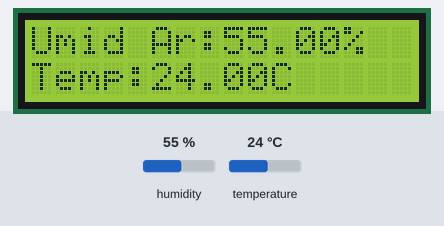
The sketch below on a simulated Arduino Uno, built with avr-gcc and run on an emulated ATmega328P. Parts: 16×2 character LCD. Inputs (shaded band) come from the test bench; at power-on: humidity 55 %, temperature 24 °C.

Above: at 5.2 s.
5.3 s: humidity set to 22 %
At 6.8 s:
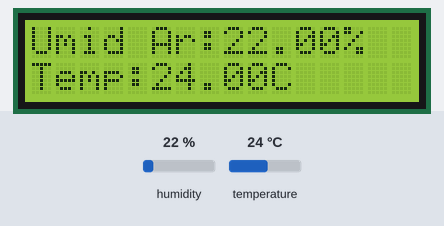
8.0 s: temperature set to 12 °C
At 8.5 s:
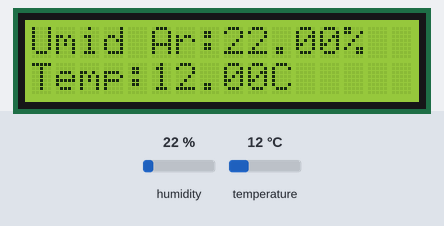
10.7 s: humidity set to 40 %
At 13.0 s:
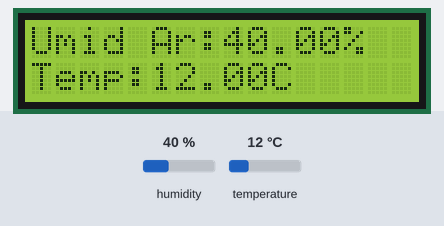
13.7 s: temperature set to 19 °C
At 14.7 s:
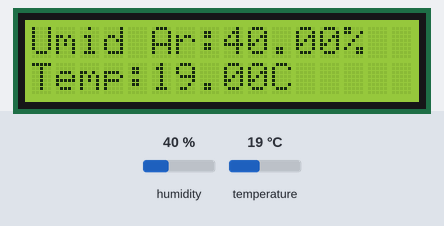
Timing chart, 0 to 16.7 s (numbered marks = the images above; inputs shaded):
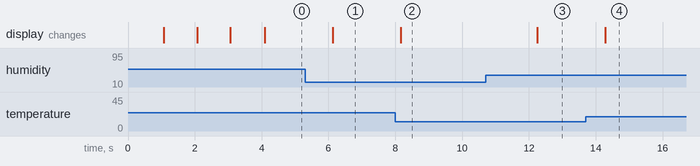

Measured:
- after the input at 5.3 s, the display: changes after 0.83 s (image 1)
- after the input at 8.0 s, the display: changes after 0.17 s (image 2)
- after the input at 10.7 s, the display: changes after 1.5 s (image 3)
- after the input at 13.7 s, the display: changes after 0.58 s (image 4)

The sketch:

termoHigrometro.ino
```cpp
/*******************************************************************************************************************************************************************
                                                          PROJETO TERMO-HIGRÔMETRO

  Material: Arduino / Display LCD / Sensor DHT11 / Jampers / Protoboard

  Efeito: O sensor DHT11 faz a leitura da temperatura e umidade do ar e apresenta o resultado na tela do dispaly do LCD.

  Aluno: Jailson Coreia dos Santos

  Data: 19/02/21

********************************************************************************************************************************************************************/

/*********************************************************** IMPORTAÇÃO DE BIBLIOTECAS *****************************************************************************/

#include <DHT.h>
#include <DHT_U.h>
#include <LiquidCrystal.h>

/************************************************************** MAPEAMENTO DE HARDWARE *****************************************************************************/

LiquidCrystal lcd (12, 11, 5, 4, 3, 2);

#define dhtPin 8
#define dhtType DHT11

DHT dhtSensor (dhtPin, dhtType);

/**************************************************************** ESTRUTURA DE CÓDIGO *****************************************************************************/


void setup() {

  lcd.begin (16, 2);
  dhtSensor.begin ();

  lcd.clear();
  lcd.setCursor (0, 0);

  lcd.print F("Inicializando");
  delay(1000);
  lcd.print F(".");
  delay(1000);
  lcd.print F(".");
  delay(1000);
  lcd.print F(".");
  delay(1000);

} // Final do Setup


void loop() {

  float umidade = dhtSensor.readHumidity();
  float temperatura = dhtSensor.readTemperature();

  lcd.clear();
  lcd.setCursor (0, 0);
  lcd.print F("Umid Ar:");
  lcd.print (umidade);
  lcd.print F("%");
  lcd.setCursor (0, 1);
  lcd.print F("Temp:");
  lcd.print (temperatura);
  lcd.print F("C");
  delay(1000);

} // Final do Loop principal
```
